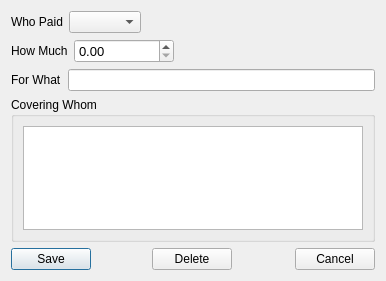
<?xml version="1.0" encoding="UTF-8"?>
<ui version="4.0">
 <class>transactioneditdialog</class>
 <widget class="QWidget" name="transactioneditdialog">
  <property name="geometry">
   <rect>
    <x>0</x>
    <y>0</y>
    <width>386</width>
    <height>281</height>
   </rect>
  </property>
  <property name="windowTitle">
   <string>Form</string>
  </property>
  <layout class="QVBoxLayout" name="verticalLayout">
   <item>
    <layout class="QHBoxLayout" name="horizontalLayout">
     <item>
      <widget class="QLabel" name="label">
       <property name="text">
        <string>Who Paid</string>
       </property>
      </widget>
     </item>
     <item>
      <widget class="QComboBox" name="comboBoxPayer"/>
     </item>
     <item>
      <spacer name="horizontalSpacer">
       <property name="orientation">
        <enum>Qt::Horizontal</enum>
       </property>
       <property name="sizeHint" stdset="0">
        <size>
         <width>40</width>
         <height>20</height>
        </size>
       </property>
      </spacer>
     </item>
    </layout>
   </item>
   <item>
    <layout class="QHBoxLayout" name="horizontalLayout_3">
     <item>
      <widget class="QLabel" name="label_3">
       <property name="text">
        <string>How Much</string>
       </property>
      </widget>
     </item>
     <item>
      <widget class="QDoubleSpinBox" name="doubleSpinBoxCost">
       <property name="minimumSize">
        <size>
         <width>100</width>
         <height>0</height>
        </size>
       </property>
       <property name="font">
        <font>
         <pointsize>10</pointsize>
        </font>
       </property>
       <property name="prefix">
        <string/>
       </property>
       <property name="maximum">
        <double>99999999.989999994635582</double>
       </property>
      </widget>
     </item>
     <item>
      <spacer name="horizontalSpacer_2">
       <property name="orientation">
        <enum>Qt::Horizontal</enum>
       </property>
       <property name="sizeHint" stdset="0">
        <size>
         <width>40</width>
         <height>20</height>
        </size>
       </property>
      </spacer>
     </item>
    </layout>
   </item>
   <item>
    <layout class="QHBoxLayout" name="horizontalLayout_2">
     <item>
      <widget class="QLabel" name="label_2">
       <property name="text">
        <string>For What</string>
       </property>
      </widget>
     </item>
     <item>
      <widget class="QLineEdit" name="lineEditDescription"/>
     </item>
    </layout>
   </item>
   <item>
    <widget class="QGroupBox" name="groupBox">
     <property name="title">
      <string>Covering Whom</string>
     </property>
     <layout class="QHBoxLayout" name="horizontalLayout_4">
      <item>
       <widget class="QListWidget" name="listWidget"/>
      </item>
     </layout>
    </widget>
   </item>
   <item>
    <layout class="QHBoxLayout" name="horizontalLayout_5">
     <item>
      <widget class="QPushButton" name="pushButtonSave">
       <property name="text">
        <string>Save</string>
       </property>
       <property name="default">
        <bool>true</bool>
       </property>
      </widget>
     </item>
     <item>
      <spacer name="horizontalSpacer_4">
       <property name="orientation">
        <enum>Qt::Horizontal</enum>
       </property>
       <property name="sizeHint" stdset="0">
        <size>
         <width>80</width>
         <height>20</height>
        </size>
       </property>
      </spacer>
     </item>
     <item>
      <widget class="QPushButton" name="pushButtonDelete">
       <property name="text">
        <string>Delete</string>
       </property>
      </widget>
     </item>
     <item>
      <spacer name="horizontalSpacer_3">
       <property name="orientation">
        <enum>Qt::Horizontal</enum>
       </property>
       <property name="sizeHint" stdset="0">
        <size>
         <width>81</width>
         <height>20</height>
        </size>
       </property>
      </spacer>
     </item>
     <item>
      <widget class="QPushButton" name="pushButtonCancel">
       <property name="text">
        <string>Cancel</string>
       </property>
      </widget>
     </item>
    </layout>
   </item>
  </layout>
 </widget>
 <resources/>
 <connections/>
</ui>
